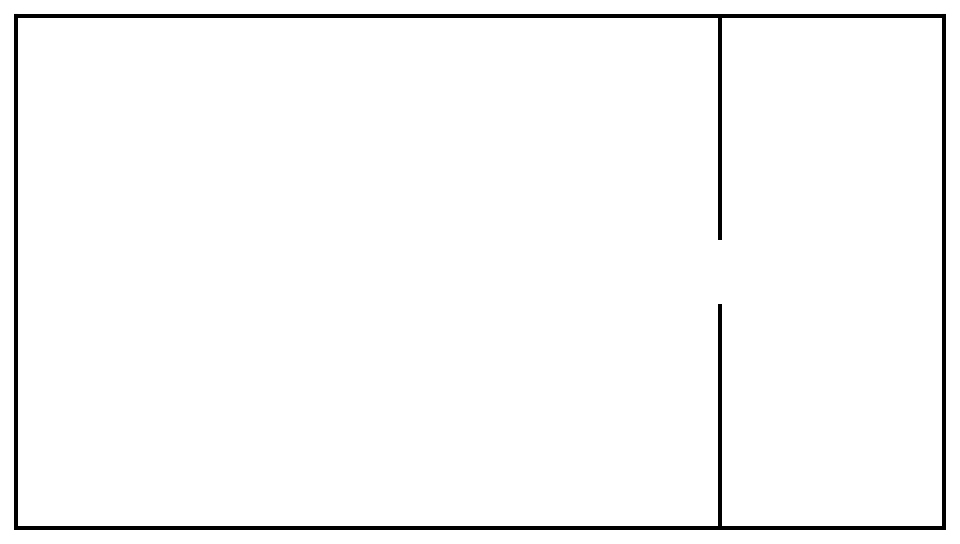

Rendered tile map (Tiled .tmx) drawn with the repository's tilesets; below, a short description and the map source with its tile grids summarised:
An orthogonal 30x17 tile map with 32x32 px tiles, 3 tile layers (floor, tables, walls) and 117 objects.

<map version="1.2" tiledversion="1.3.1" orientation="orthogonal" renderorder="right-down" compressionlevel="0" width="30" height="17" tilewidth="32" tileheight="32" infinite="0" nextlayerid="12" nextobjectid="128">
 <editorsettings>
  <export target="default.json" format="json" />
 </editorsettings>
 <tileset firstgid="1" name="minimal-tileset" tilewidth="32" tileheight="32" tilecount="99" columns="9">
  <image source="../tileset/minimal-tileset.png" width="288" height="352" />
 </tileset>
 <layer id="1" name="floor" width="30" height="17">
  <data>[510 cells, 510 non-empty, 1 distinct tile ids]</data>
 </layer>
 <layer id="2" name="tables" width="30" height="17">
  <data>[510 cells, 0 non-empty, 0 distinct tile ids]</data>
 </layer>
 <layer id="3" name="walls" width="30" height="17">
  <data>[510 cells, 104 non-empty, 10 distinct tile ids]</data>
 </layer>
 <objectgroup id="4" name="navmesh">
  <object id="2" x="24" y="24" width="456" height="496" />
  <object id="3" x="728" y="24" width="208" height="496" />
  <object id="4" x="712" y="248" width="16" height="48" />
  <object id="109" x="672" y="216" width="40" height="112" />
  <object id="110" x="640" y="176" width="72" height="40" />
  <object id="111" x="576" y="176" width="64" height="40" />
  <object id="113" x="640" y="328" width="72" height="40" />
  <object id="114" x="576" y="328" width="64" height="40" />
  <object id="115" x="576" y="24" width="136" height="152" />
  <object id="116" x="576" y="368" width="136" height="152" />
  <object id="117" x="520" y="176" width="56" height="56" />
  <object id="118" x="480" y="176" width="40" height="56" />
  <object id="119" x="520" y="312" width="56" height="56" />
  <object id="120" x="480" y="312" width="40" height="56" />
  <object id="121" x="480" y="232" width="96" height="80" />
  <object id="122" x="480" y="24" width="96" height="152" />
  <object id="123" x="480" y="368" width="96" height="152" />
 </objectgroup>
 <objectgroup id="5" name="fires" visible="0" />
 <objectgroup id="6" name="physical-walls">
  <object id="5" x="0" y="0" width="960" height="18" />
  <object id="7" x="0" y="526" width="960" height="18" />
  <object id="8" x="718" y="304" width="18" height="222" />
  <object id="10" x="718" y="18" width="18" height="222" />
  <object id="11" x="942" y="18" width="18" height="508" />
  <object id="12" x="0" y="18" width="18" height="508" />
  <object id="126" x="718" y="304" width="18" height="222" />
  <object id="127" x="718" y="18" width="18" height="222" />
 </objectgroup>
 <objectgroup id="7" name="despawn-zones" visible="0">
  <object id="1" x="832" y="24" width="104" height="496" />
 </objectgroup>
 <objectgroup id="8" name="obstacles">
  <object id="125" x="584" y="232" width="80" height="80">
   <ellipse />
  </object>
 </objectgroup>
 <objectgroup id="9" name="doors" visible="0">
  <object id="61" x="912" y="272">
   <properties>
    <property name="orientationX" type="int" value="-1" />
    <property name="orientationY" type="int" value="0" />
   </properties>
   <point />
  </object>
 </objectgroup>
 <objectgroup id="10" name="dudes" visible="0">
  <object id="13" x="585" y="147">
   <point />
  </object>
  <object id="14" x="482" y="145">
   <point />
  </object>
  <object id="15" x="347" y="139">
   <point />
  </object>
  <object id="16" x="203" y="129">
   <point />
  </object>
  <object id="17" x="99" y="143">
   <point />
  </object>
  <object id="18" x="91" y="289">
   <point />
  </object>
  <object id="19" x="202" y="237">
   <point />
  </object>
  <object id="20" x="147" y="391">
   <point />
  </object>
  <object id="21" x="73" y="458">
   <point />
  </object>
  <object id="22" x="211" y="464">
   <point />
  </object>
  <object id="23" x="265" y="359">
   <point />
  </object>
  <object id="24" x="329" y="453">
   <point />
  </object>
  <object id="25" x="453" y="305">
   <point />
  </object>
  <object id="26" x="497" y="421">
   <point />
  </object>
  <object id="27" x="637" y="425">
   <point />
  </object>
  <object id="28" x="493" y="461">
   <point />
  </object>
  <object id="29" x="422" y="336">
   <point />
  </object>
  <object id="30" x="352" y="239">
   <point />
  </object>
  <object id="31" x="294" y="342">
   <point />
  </object>
  <object id="32" x="255" y="233">
   <point />
  </object>
  <object id="33" x="189" y="293">
   <point />
  </object>
  <object id="34" x="278" y="135">
   <point />
  </object>
  <object id="35" x="263" y="59">
   <point />
  </object>
  <object id="36" x="136" y="65">
   <point />
  </object>
  <object id="37" x="79" y="59">
   <point />
  </object>
  <object id="38" x="101" y="205">
   <point />
  </object>
  <object id="39" x="79" y="350">
   <point />
  </object>
  <object id="40" x="120" y="460">
   <point />
  </object>
  <object id="41" x="213" y="381">
   <point />
  </object>
  <object id="42" x="257" y="280">
   <point />
  </object>
  <object id="43" x="150" y="297">
   <point />
  </object>
  <object id="44" x="153" y="224">
   <point />
  </object>
  <object id="45" x="155" y="127">
   <point />
  </object>
  <object id="46" x="240" y="170">
   <point />
  </object>
  <object id="47" x="363" y="57">
   <point />
  </object>
  <object id="48" x="436" y="201">
   <point />
  </object>
  <object id="49" x="559" y="71">
   <point />
  </object>
  <object id="50" x="536" y="229">
   <point />
  </object>
  <object id="51" x="595" y="462">
   <point />
  </object>
  <object id="52" x="369" y="481">
   <point />
  </object>
  <object id="53" x="398" y="421">
   <point />
  </object>
  <object id="54" x="317" y="381">
   <point />
  </object>
  <object id="55" x="360" y="300">
   <point />
  </object>
  <object id="56" x="432" y="239">
   <point />
  </object>
  <object id="57" x="311" y="165">
   <point />
  </object>
  <object id="58" x="451" y="64">
   <point />
  </object>
  <object id="59" x="406" y="109">
   <point />
  </object>
  <object id="62" x="472" y="352">
   <point />
  </object>
  <object id="63" x="464" y="352">
   <point />
  </object>
  <object id="64" x="448" y="408">
   <point />
  </object>
  <object id="65" x="360" y="360">
   <point />
  </object>
  <object id="66" x="304" y="296">
   <point />
  </object>
  <object id="67" x="304" y="232">
   <point />
  </object>
  <object id="68" x="368" y="176">
   <point />
  </object>
  <object id="69" x="160" y="160">
   <point />
  </object>
  <object id="70" x="168" y="344">
   <point />
  </object>
  <object id="71" x="160" y="440">
   <point />
  </object>
  <object id="72" x="144" y="496">
   <point />
  </object>
  <object id="73" x="224" y="496">
   <point />
  </object>
  <object id="74" x="296" y="488">
   <point />
  </object>
  <object id="75" x="256" y="416">
   <point />
  </object>
  <object id="76" x="200" y="408">
   <point />
  </object>
  <object id="77" x="72" y="384">
   <point />
  </object>
  <object id="78" x="64" y="224">
   <point />
  </object>
  <object id="79" x="64" y="136">
   <point />
  </object>
  <object id="80" x="184" y="72">
   <point />
  </object>
  <object id="81" x="280" y="88">
   <point />
  </object>
  <object id="82" x="344" y="88">
   <point />
  </object>
  <object id="83" x="192" y="176">
   <point />
  </object>
  <object id="84" x="112" y="248">
   <point />
  </object>
  <object id="85" x="112" y="328">
   <point />
  </object>
  <object id="86" x="104" y="400">
   <point />
  </object>
  <object id="87" x="256" y="448">
   <point />
  </object>
  <object id="88" x="352" y="392">
   <point />
  </object>
  <object id="89" x="432" y="456">
   <point />
  </object>
  <object id="90" x="400" y="272">
   <point />
  </object>
  <object id="91" x="400" y="160">
   <point />
  </object>
  <object id="92" x="280" y="168">
   <point />
  </object>
  </objectgroup>
 <objectgroup id="11" name="signs" visible="0">
  <!-- 1 objects omitted --></objectgroup>
</map>
<!-- 11 of 117 objects omitted -->
